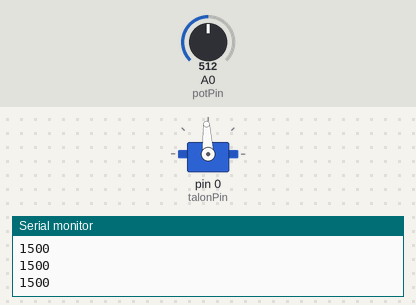
Bench run of a sketch on a simulated Arduino Uno, built with avr-gcc and run on an emulated ATmega328P. Parts: servo, the last lines printed to the serial monitor. The test bench sets the inputs (shaded band); at power-on: A0 (potPin) = 512.

Above: at 1.2 s.
1.3 s: A0 (potPin) set to 716
At 2.4 s:
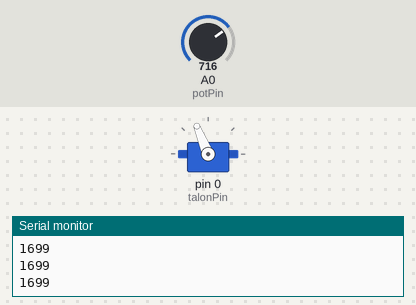
2.8 s: A0 (potPin) set to 900
At 3.4 s:
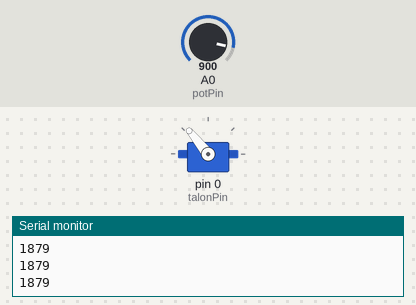
4.3 s: A0 (potPin) set to 1023
At 5.5 s:
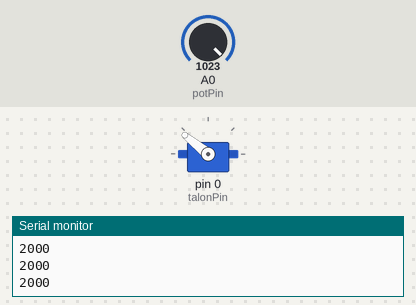
5.8 s: A0 (potPin) set to 306
At 7.0 s:
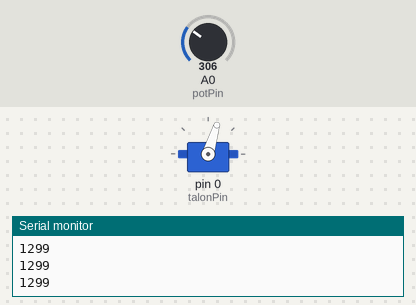
7.3 s: A0 (potPin) set to 122
At 8.0 s:
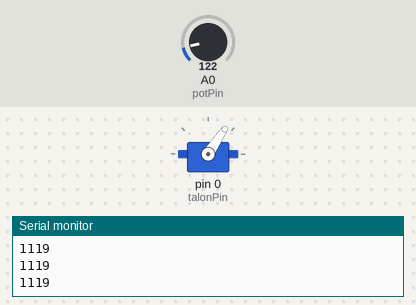
8.8 s: A0 (potPin) set to 511
At 9.3 s:
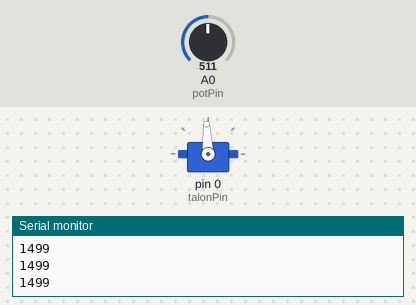
Timing chart, 0 to 11.3 s (numbered marks = the images above; inputs shaded):
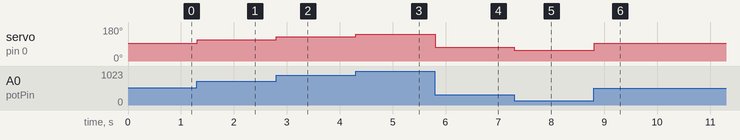

The sketch:

TalonSR_potentiometer_board.ino
```cpp
#include <Servo.h>
Servo talonSR;

int rawVal = 0;
int mappedVal = 0;

int potPin = 0;
int talonPin = 0;

void setup() {
  // put your setup code here, to run once:
Serial.begin(9600);

talonSR.attach(talonPin);

}

void loop() {
  // put your main code here, to run repeatedly:

rawVal = analogRead(potPin);
mappedVal = map(rawVal, 0, 1023, 1000, 2000);

Serial.println(mappedVal);

talonSR.writeMicroseconds(mappedVal);

delay(5);

}
```

Measured:
- after the input at 1.3 s, servo on pin 0 (talonPin): 93° → 112° at once
- after the input at 2.8 s, servo on pin 0 (talonPin): 112° → 129° at once
- after the input at 4.3 s, servo on pin 0 (talonPin): 129° → 141° at once
- after the input at 5.8 s, servo on pin 0 (talonPin): 141° → 73° at once
- after the input at 7.3 s, servo on pin 0 (talonPin): 73° → 56° at once
- after the input at 8.8 s, servo on pin 0 (talonPin): 56° → 93° at once
